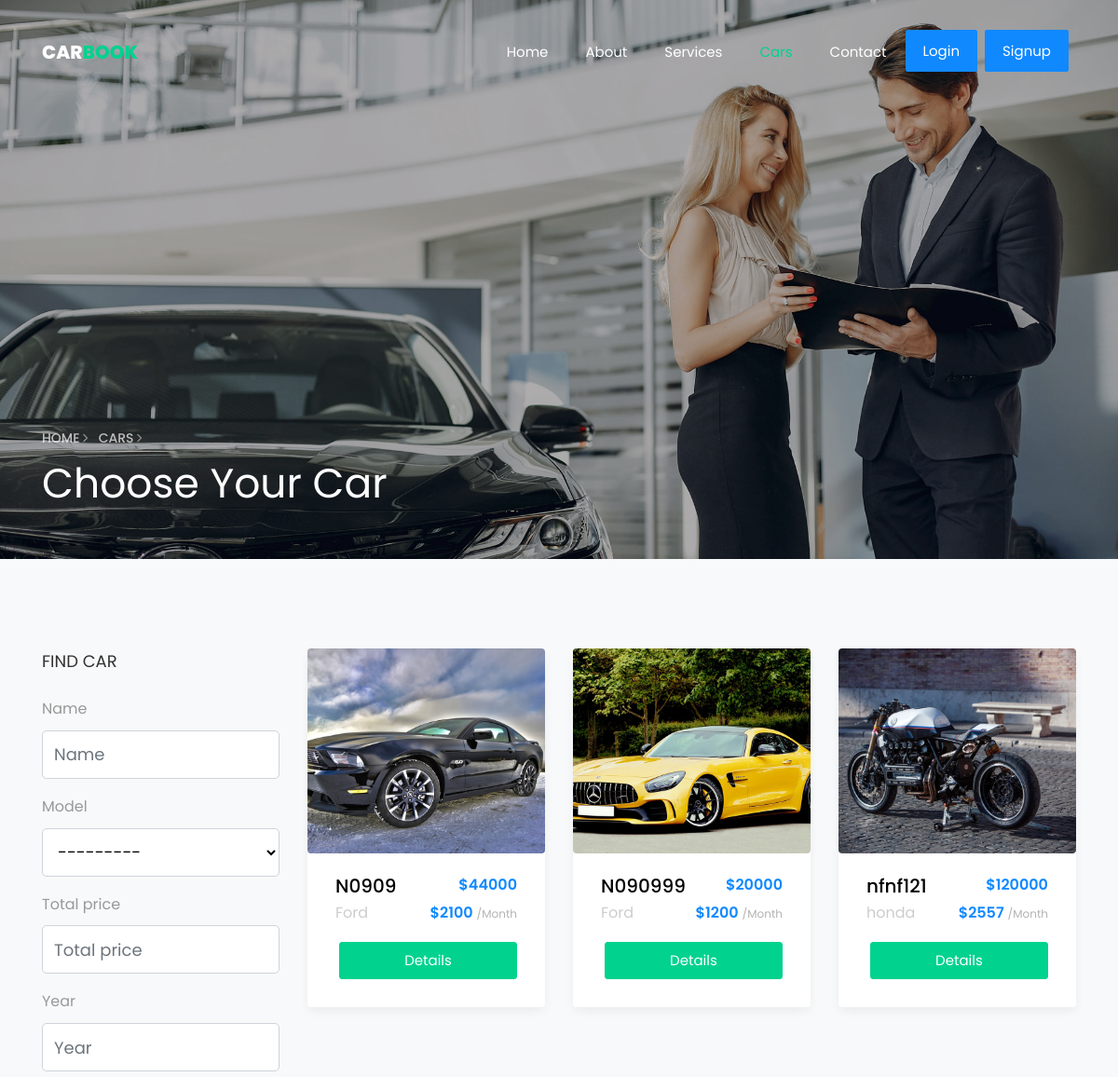
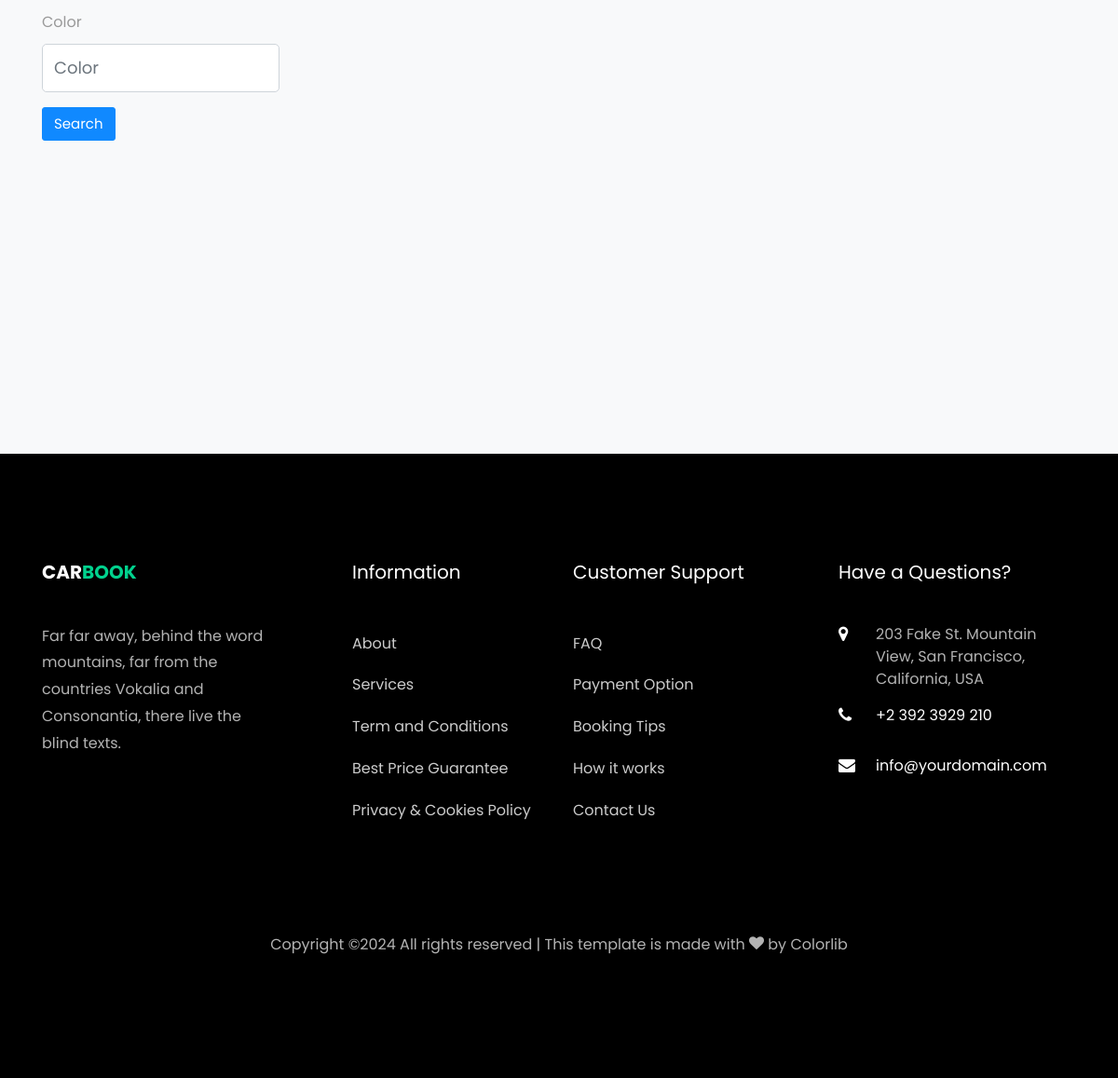
Screenshot of /cars/ with the database file from the repository (2 pictures, top to bottom).
### cars/models.py (models this page shows, shortened)
class Model(models.Model):
    name = models.CharField(max_length=60)
    class Meta:
        verbose_name_plural = "Car Model"
    def __str__(self):
        return str(self.name)

class Car(models.Model):
    owner = models.ForeignKey(User, related_name='car_owner', on_delete=models.CASCADE)
    name = models.CharField(max_length=100 , help_text="enter your vin number her")
    image_cover = models.ImageField(upload_to='cars/')
    total_price = models.IntegerField(default=0)
    price_per_month = models.IntegerField(default=0,null=True,blank=True)
    description = models.TextField(max_length=10000)
    features = models.TextField(max_length=10000,null=True,blank=True)
    created_at = models.DateTimeField( default=timezone.now)
    slug = models.SlugField(null=True,blank=True,unique=True)
    model = models.ForeignKey("Model",related_name='car_model', on_delete=models.CASCADE)
    mileage = models.CharField( max_length=50)
    transmission = models.CharField( max_length=50,null=True,blank=True)
    specifications = models.CharField( max_length=50,null=True,blank=True)
    fuel = models.CharField( max_length=50)
    color = models.CharField( max_length=50)
    cylinders = models.IntegerField()
    doors = models.IntegerField()
    year = models.IntegerField()
    class Meta:
        verbose_name_plural = "Cars"
    def get_absolute_url(self):
        return reverse("car_details", kwargs={"slug": self.slug})

### cars/views.py (the view)
# urls.py: path('' ,views.CarList.as_view() , name="car_list" ),
class CarList(FilterView):
    model = Car
    paginate_by = 6
    filterset_class = CarsFilter
    template_name = 'cars/car_list.html'

### cars/templates/cars/car_list.html (shortened to what this page needs)
{% extends "base.html" %}
{% load bootstrap4 %}
{% load static %}
{% block body %}
<section class="hero-wrap hero-wrap-2 js-fullheight" style="background-image: url('{% static 'images/bg_3.jpg'%}');"
    data-stellar-background-ratio="0.5">
    <div class="overlay"></div>
    <div class="container">
        <div class="row no-gutters slider-text js-fullheight align-items-end justify-content-start">
            <div class="col-md-9 ftco-animate pb-5">
                <p class="breadcrumbs"><span class="mr-2"><a href="/">Home <i
                                class="ion-ios-arrow-forward"></i></a></span> <span>Cars <i
                            class="ion-ios-arrow-forward"></i></span></p>
                <h1 class="mb-3 bread">Choose Your Car</h1>
            </div>
        </div>
    </div>
</section>
<section class="ftco-section bg-light">
    <div class="container">
        <div class="row">
            <div class="col-md-3 sidebar">
                <div class="sidebar-wrap bg-light ftco-animate">
                    <h3 class="heading mb-4">Find Car</h3>
                    <form class="form">
                        {% bootstrap_form filter.form %}
                        {% buttons %}
                        <button type="submit" class="btn btn-primary">Search</button>
                        {% endbuttons %}
                    </form>
                </div>
            </div>
            <div class="col-md-9">
                <div class="row">
                    {% if object_list %}
                    {% for car in object_list %}
                    <div class="col-md-4">
                        <div class="car-wrap rounded ftco-animate">
                            <div class="img rounded d-flex align-items-end"
                                style="background-image: url({{car.image_cover.url}});">
                            </div>
                            <div class="text">
                                <div class="d-flex justify-content-between">
                                    <h2 class="mb-0"><a href="car-single.html">{{car.name}}</a></h2>
                                    <p class="price ml-auto">${{car.total_price}}</p>
                                </div>
                                <div class="d-flex mb-3">
                                    <span class="cat">{{car.model}}</span>
                                    <p class="price ml-auto">${{car.price_per_month}} <span>/Month</span></p>
                                </div>
                                <p class="d-flex mb-0 d-block"> <a href="{{car.get_absolute_url}}"
                                        class="btn btn-secondary w-100 py-2 ml-1">Details</a></p>
                            </div>
                        </div>
                    </div>
                    {% endfor %}
                    {% else %}
                    <div class="text-center w-75 pt-5">
                        <h2>No Result found</h2>
                    </div>
                    {% endif %}
                </div>
            </div>
        </div>
    </div>
</section>
{% endblock body %}

### rows the page displays
Car: image_cover (picture), name "N0909", total_price "44000", model "Ford", price_per_month "2100"
Car: image_cover (picture), name "N090999", total_price "20000", model "Ford", price_per_month "1200"
Car: image_cover (picture), name "nfnf121", total_price "120000", model "honda", price_per_month "2557"
